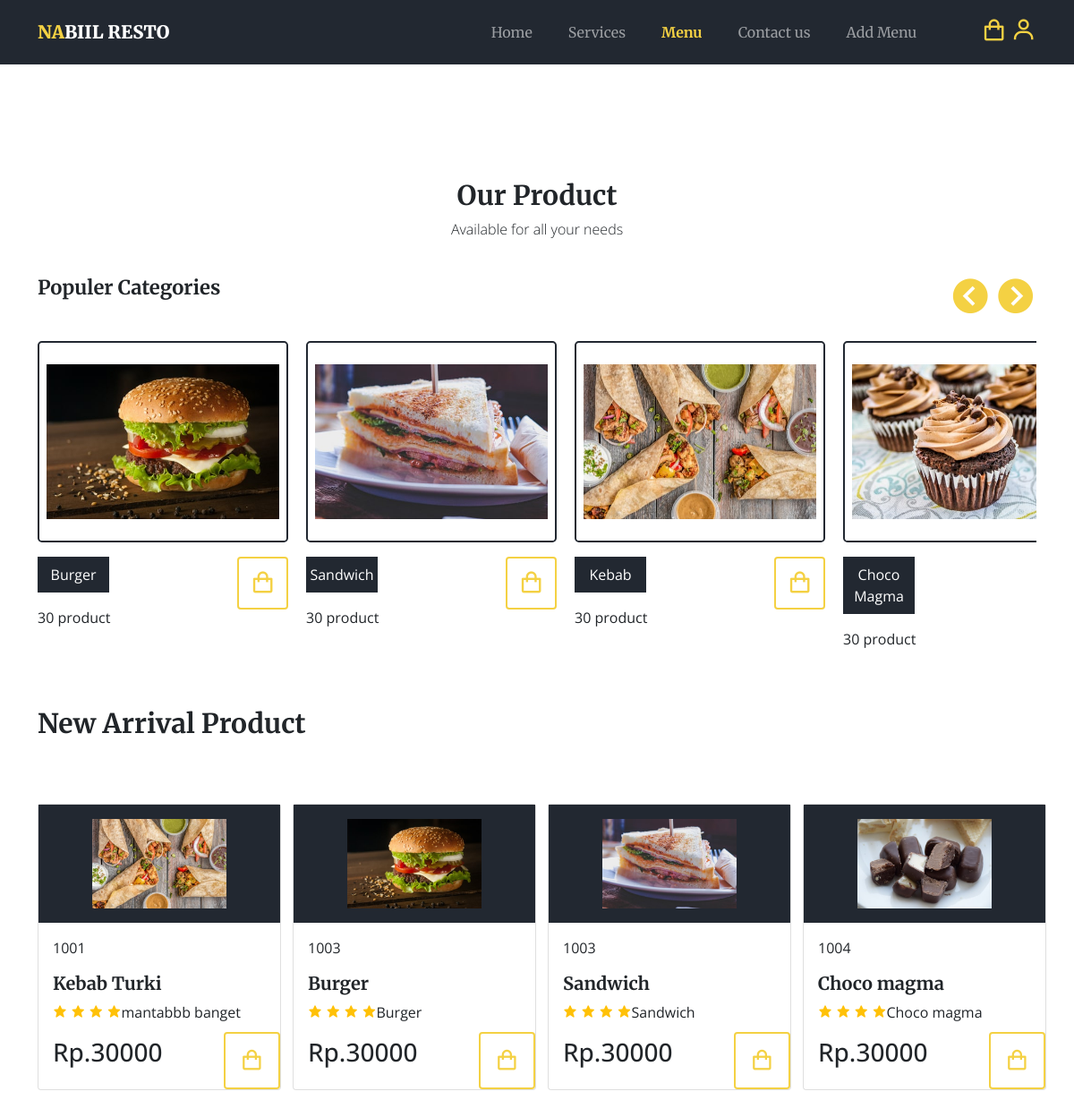
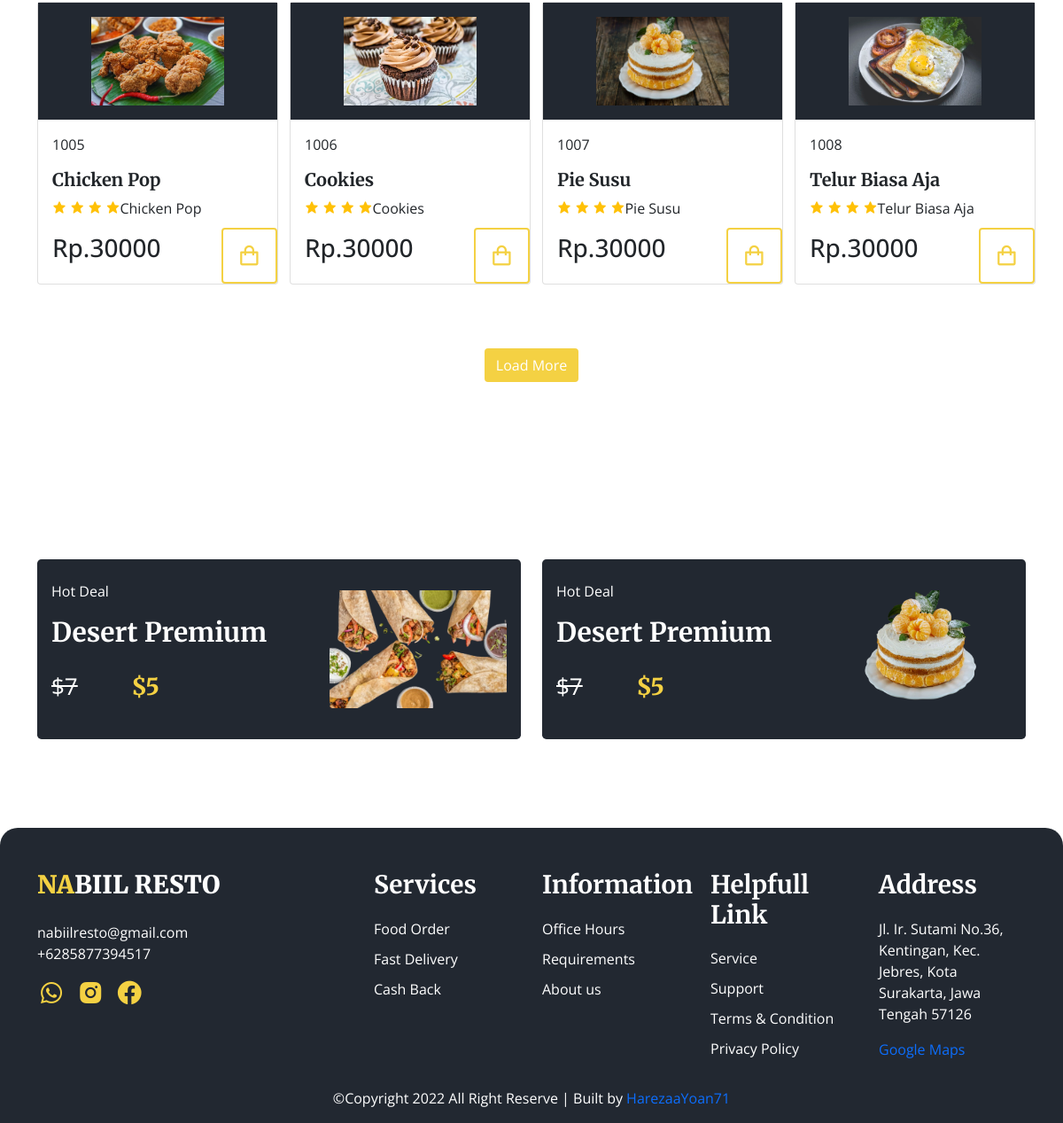
The page /product.php on the database its author committed (2 pictures, top to bottom).
### tables this page shows
CREATE TABLE `product` (
  `id_product` int(11) NOT NULL,
  `kode_product` int(11) NOT NULL,
  `tgl_input` date NOT NULL,
  `nama_product` varchar(100) NOT NULL,
  `harga` int(100) NOT NULL,
  `keterangan` varchar(255) NOT NULL,
  `foto` varchar(255) NOT NULL
);

### product.php (the view, shortened to what this page needs)
<?php
  $page = 'product';
  include('config.php');
  include('view/component/header.php');
  include('view/component/navbar.php')
?>
<section class="product section-margin" id="product">
  <div class="container">
    <div class="row text-center">
      <div class="col">
        <h1 class="heading">Our Product</h1>
        <p class="subheading">Available for all your needs</p>
      </div>
    </div>
    <div class="row mt-4">
      <div class="col populer d-lg-flex justify-content-lg-between">
        <h3 class="heading">Populer Categories</h3>
        <div class="toggle-slider d-lg-block d-flex justify-content-end">
          <i class="bx bxs-chevron-left-circle"></i>
          <i class="bx bxs-chevron-right-circle"></i>
        </div>
      </div>
    </div>
    <div class="row mt-4 product-populer">
      <div class="col">
        <div class="swiper mySwiperPopuler">
          <div class="swiper-wrapper">
            <div class="swiper-slide card-product">
              <div class="img-box rounded-3 d-flex justify-content-center align-items-center py-4 px-2">
                <img src="Assets/images/g-1.jpg" class="img-fluid" alt="" />
              </div>
              <div class="detail-product mt-3 d-flex justify-content-between">
                <div class="info">
                  <p class="label text-center py-2">Burger</p>
                  <p>30 product</p>
                </div>
                <div class="btn-card">
                  <a href="#" class="btn"><i class="bx bx-shopping-bag"></i></a>
                </div>
              </div>
            </div>
            <div class="swiper-slide card-product">
              <div class="img-box rounded-3 d-flex justify-content-center align-items-center py-4 px-2">
                <img src="Assets/images/g-2.jpg" class="img-fluid" alt="" />
              </div>
              <div class="detail-product mt-3 d-flex justify-content-between">
                <div class="info">
                  <p class="label text-center py-2">Sandwich</p>
                  <p>30 product</p>
                </div>
                <div class="btn-card">
                  <a href="#" class="btn"><i class="bx bx-shopping-bag"></i></a>
                </div>
              </div>
            </div>
            <div class="swiper-slide card-product">
              <div class="img-box rounded-3 d-flex justify-content-center align-items-center py-4 px-2">
                <img src="Assets/images/g-3.jpg" class="img-fluid" alt="" />
              </div>
              <div class="detail-product mt-3 d-flex justify-content-between">
                <div class="info">
                  <p class="label text-center py-2">Kebab</p>
                  <p>30 product</p>
                </div>
                <div class="btn-card">
                  <a href="#" class="btn"><i class="bx bx-shopping-bag"></i></a>
                </div>
              </div>
            </div>
            <div class="swiper-slide card-product">
              <div class="img-box rounded-3 d-flex justify-content-center align-items-center py-4 px-2">
                <img src="Assets/images/g-4.jpg" class="img-fluid" alt="" />
              </div>
              <div class="detail-product mt-3 d-flex justify-content-between">
                <div class="info">
                  <p class="label text-center py-2">Choco Magma</p>
                  <p>30 product</p>
                </div>
              </div>
            </div>
          </div>
        </div>
      </div>
    </div>
    <div class="row mt-5">
      <div class="col">
        <h1 class="heading">New Arrival Product</h1>
      </div>
    </div>
    <div class="row new-product mt-5">
      <?php
        $sql = "SELECT * FROM product";
        $query = mysqli_query($conn, $sql);
           while($product = mysqli_fetch_array($query)){
      ?>
      <div class="col-lg-3 col-md-6 my-3">
        <div class="card m-auto new-card" style="width: 17rem">
          <div class="img-box d-flex justify-content-center align-items-center py-3">
            <img src="Assets/images/<?= $product['foto']; ?>" width="150" class="img-fluid" alt="..." />
          </div>
          <div class="card-body position-relative">
            <p class="label"><?= $product['kode_product']; ?></p>
            <h5 class="card-title"><?= $product['nama_product']; ?></h5>
            <div class="rate d-flex">
              <div class="star">
                <i class="bx bxs-star text-warning"></i>
                <i class="bx bxs-star text-warning"></i>
                <i class="bx bxs-star text-warning"></i>
                <i class="bx bxs-star text-warning"></i>
              </div>
              <p><?= $product['keterangan']; ?></p>
            </div>
            <div class="price-wrapper d-flex justify-content-between">
              <h3 class="price">Rp.<?= $product['harga']; ?></h3>
              <a href="detail-product.php?id=<?= $product['id_product']; ?>" class="btn position-absolute bottom-0 end-0 d-flex justify-content-center align-items-center p-3"><i class="bx bx-shopping-bag"></i></a>
            </div>
          </div>
        </div>
      </div>
      <?php } ?>
            </div>
          </div>
    <div class="btn-load text-center mt-4">
      <a href="" class="btn load-more">Load More</a>
    </div>
  <div class="banner2 mt-5 section-margin">
    <div class="container">
      <div class="row">
        <div class="col-lg-6 text-white">
          <div class="banner-wrapper rounded-3 py-4 px-3 d-flex justify-content-between align-items-center" data-aos="zoom-in">
            <div class="content-left">
              <p class="label">Hot Deal</p>
              <h1 class="heading">Desert Premium</h1>
              <div class="price d-flex justify-content-between align-items-center mt-4">
                <p class="normal">$7</p>
                <p class="promo">$5</p>
              </div>
            </div>
            <div class="content-right">
              <img src="Assets/images/g-3-removebg-preview.png" class="" alt="" />
            </div>
          </div>
        </div>
        <div class="col-lg-6 text-white mt-3 mt-lg-0">
          <div class="banner-wrapper rounded-3 py-4 px-3 d-flex justify-content-between align-items-center" data-aos="zoom-in">
            <div class="content-left">
              <p class="label">Hot Deal</p>
              <h1 class="heading">Desert Premium</h1>
              <div class="price d-flex justify-content-between align-items-center mt-4">
                <p class="normal">$7</p>
                <p class="promo">$5</p>
              </div>
            </div>
            <div class="content-right">
              <img src="Assets/images/p-2-removebg-preview.png" alt="" />
            </div>
          </div>
        </div>
      </div>
    </div>
  </div>
</section>
<?php include('view/component/footer.php') ?>

### view/component/header.php (shortened to what this page needs)
<!DOCTYPE html>
<html lang="en">
  <head>
    <link href="https://cdn.jsdelivr.net/npm/bootstrap@5.0.2/dist/css/bootstrap.min.css" rel="stylesheet" />
    <link href="https://unpkg.com/boxicons@2.0.9/css/boxicons.min.css" rel="stylesheet" />
    <link rel="stylesheet" href="https://unpkg.com/swiper/swiper-bundle.min.css" />
    <link rel="stylesheet" href="https://unpkg.com/aos@next/dist/aos.css" />
    <link rel="stylesheet" href="Assets/css/style.css" />
  </head>
  <body>

### view/component/navbar.php (shortened to what this page needs)
<?php
include('header.php');
?>
  <body data-bs-spy="scroll" data-bs-target="#navbar-spy" data-bs-offset="200" class="scrollspy-example" tabindex="0">
    <header>
      <nav class="navbar navbar-expand-lg navbar-dark fixed-top py-3">
        <div class="container">
          <a class="navbar-brand" href="#"><span>NA</span>BIIL RESTO</a>
          <div class="collapse navbar-collapse d-lg-flex justify-content-lg-end align-items-lg-center" id="navbarNavAltMarkup">
            <div class="navbar-nav me-5" id="navbar-spy">
              <a class="nav-link me-4 <?php  if($page == "index") {echo "active"; }?>" href="index.php">Home</a>
              <a class="nav-link me-4 <?php  if($page == "services") {echo "active"; }?>" href="services.php">Services</a>
              <a class="nav-link me-4 <?php  if($page == "product") {echo "active";} ?>" href="product.php">Menu</a>
              <a class="nav-link me-4 <?php  if($page == "contact") {echo "active"; }?>" href="contact.php">Contact us</a>
              <a class="nav-link <?php  if($page == "addProduct") {echo "active"; }?>" href="addProduct.php">Add Menu</a>
            </div>
            <div class="icons-home mt-4 mt-lg-0">
              <a href="#"><i class="bx bx-shopping-bag ms-3"></i></a>
              <a href="view/admin/index.php"><i class="bx bx-user"></i></a>
            </div>
          </div>
        </div>
      </nav>
    </header>

### view/component/footer.php (shortened to what this page needs)
<footer class="footer mt-5 pt-5">
      <div class="container">
        <div class="row">
          <div class="col-lg-4 col-md-6 col1">
            <h3 class="footer-brand"><span>NA</span>BIIL RESTO</h3>
            <a href="#" class="mt-3 d-inline-block">nabiilresto@gmail.com</a>
            <a href="#" class="d-block">+6285877394517</a>
            <div class="icon-footer mt-3">
              <a href="#"><i class="bx bxl-whatsapp"></i></a>
              <a href="#"><i class="bx bxl-instagram-alt mx-2"></i></a>
              <a href="#"><i class="bx bxl-facebook-circle"></i></a>
            </div>
          </div>
          <div class="col-lg-2 col-md-3 col2 mt-4 mt-md-0">
            <h3>Services</h3>
            <ul class="ps-0">
              <li><a href="#">Food Order</a></li>
              <li><a href="#">Fast Delivery</a></li>
              <li><a href="#">Cash Back</a></li>
            </ul>
          </div>
          <div class="col-lg-2 col-md-3 col3 mt-4 mt-md-0">
            <h3>Information</h3>
            <ul class="ps-0">
              <li><a href="#">Office Hours</a></li>
              <li><a href="#">Requirements</a></li>
              <li><a href="#">About us</a></li>
            </ul>
          </div>
          <div class="col-lg-2 col-md-3 col4 mt-4 mt-lg-0">
            <h3>Helpfull Link</h3>
            <ul class="ps-0">
              <li><a href="#">Service</a></li>
              <li><a href="#">Support</a></li>
              <li><a href="#">Terms & Condition</a></li>
              <li><a href="#">Privacy Policy</a></li>
            </ul>
          </div>
          <div class="col-lg-2 col-md-3 col5 mt-4 mt-lg-0">
            <h3>Address</h3>
            <p class="text-white">Jl. Ir. Sutami No.36, Kentingan, Kec. Jebres, Kota Surakarta, Jawa Tengah 57126</p>
            <a href="#">Google Maps</a>
          </div>
        </div>
        <div class="row mt-3">
          <div class="col text-center">
            <p class="text-white">&copy;Copyright 2022 All Right Reserve | Built by <a href="#">HarezaaYoan71</a></p>
          </div>
        </div>
      </div>
    </footer>
  </body>
</html>

### assets/css/style.css (style rules this page uses)
:root { --primaryColor: #222831; --secondaryColor: #f4d143; --mainFont: "Open Sans", sans-serif; --headingFont: "Merriweather", serif; }
* { box-sizing: border-box !important; text-decoration: none !important; }
body { font-family: var(--mainFont); }
.heading { font-family: var(--headingFont); font-size: 30px; font-weight: 700; }
.subheading { font-weight: 300; }
.section-margin { margin-top: 100px; }
.navbar-brand { font-family: var(--headingFont); font-weight: 900; }
.navbar { background-color: var(--primaryColor) !important; }
.navbar-brand span { color: var(--secondaryColor); }
.nav-link { font-family: var(--headingFont); }
.nav-link.active { font-weight: 700; color: var(--secondaryColor) !important; }
.icons-home i { font-size: 1.8rem; color: var(--secondaryColor); }
.product .populer h3 { font-size: 22px; }
.populer i { font-size: 2.5rem; color: var(--secondaryColor); }
.product-populer .card-product { width: 280px; }
.product-populer .img-box { border: 2px solid var(--primaryColor); }
.detail-product .label { background-color: var(--primaryColor); width: 80px; color: #fff; }
.detail-product a { border: 2px solid var(--secondaryColor); color: var(--secondaryColor); font-size: 1.8rem; }
.new-product .img-box { background-color: var(--primaryColor); }
.new-product .card-title { font-family: var(--headingFont); font-weight: 700; }
.price-wrapper i { font-size: 1.7rem; }
.price-wrapper a { border: 2px solid var(--secondaryColor); color: var(--secondaryColor); }
.btn-load a { background-color: var(--secondaryColor); color: #fff; }
.new-card { display: none; }
.banner2 .banner-wrapper { background-color: var(--primaryColor); }
.banner2 .price { width: 90%; }
.banner2 .price p { font-size: 26px; }
.banner2 .price .normal { text-decoration: line-through !important; }
.banner2 .price .promo { font-family: var(--headingFont); font-weight: 800; color: var(--secondaryColor); }
.banner2 .content-right img { max-width: 200px; height: auto; }
.footer { background-color: var(--primaryColor); border-radius: 20px 20px 0px 0px; margin-top: 100px !important; }
.footer .footer-brand { color: #fff; font-family: var(--headingFont); font-weight: 900; }
.footer .footer-brand span { color: var(--secondaryColor); }
.col1 a { color: #fff; }
.icon-footer i { font-size: 2rem; color: var(--secondaryColor); }
.col2 h3, .col3 h3, .col4 h3, .col5 h3 { color: #fff; margin-bottom: 20px; font-family: var(--headingFont); font-weight: 700; }
.col2 ul li, .col3 ul li, .col4 ul li { list-style: none; margin: 10px 0; }
.col2 a, .col3 a, .col4 a { color: #fff; }
@media screen and (min-width: 768px) { .populer i { font-size: 2.9rem; } }
@media screen and (min-width: 768px) { .banner2 .price { width: 50%; } }
@media screen and (min-width: 768px) { .banner2 { margin-top: 150px !important; } }
@media screen and (min-width: 992px) { .section-margin { margin-top: 200px !important; } }

### rows shown on the page
product: foto (picture), kode_product "1001", nama_product "Kebab Turki", keterangan "mantabbb banget", harga "30000"
product: foto (picture), kode_product "1003", nama_product "Burger", keterangan "Burger", harga "30000"
product: foto (picture), kode_product "1003", nama_product "Sandwich", keterangan "Sandwich", harga "30000"
product: foto (picture), kode_product "1004", nama_product "Choco magma", keterangan "Choco magma", harga "30000"
product: foto (picture), kode_product "1005", nama_product "Chicken Pop", keterangan "Chicken Pop", harga "30000"
product: foto (picture), kode_product "1006", nama_product "Cookies", keterangan "Cookies", harga "30000"
product: foto (picture), kode_product "1007", nama_product "Pie Susu", keterangan "Pie Susu", harga "30000"
product: foto (picture), kode_product "1008", nama_product "Telur Biasa Aja", keterangan "Telur Biasa Aja", harga "30000"
